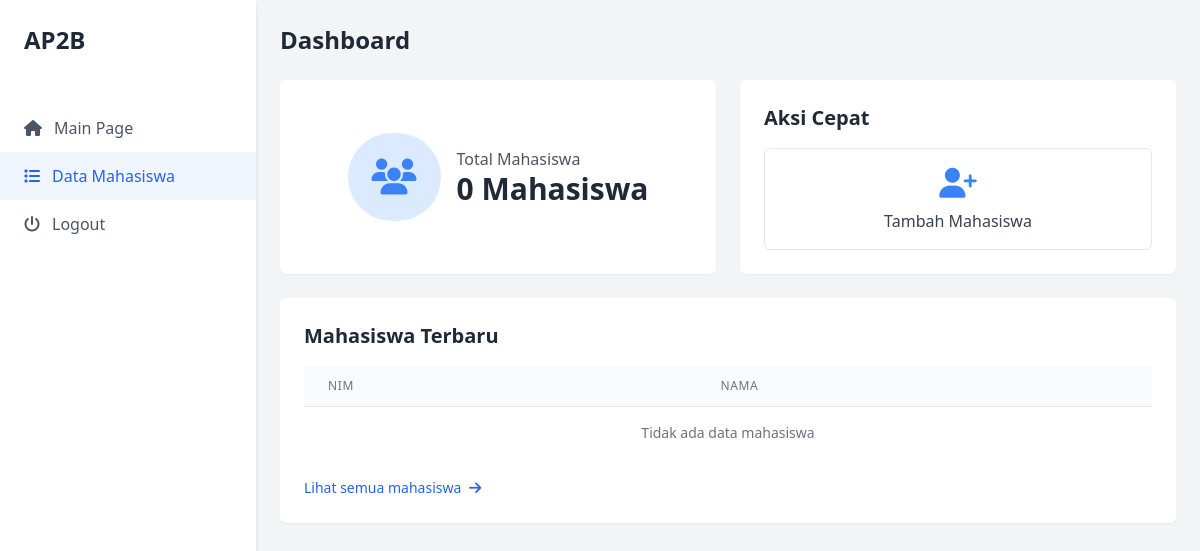
/dashboard (signed in), run on an earlier commit of the app's database.
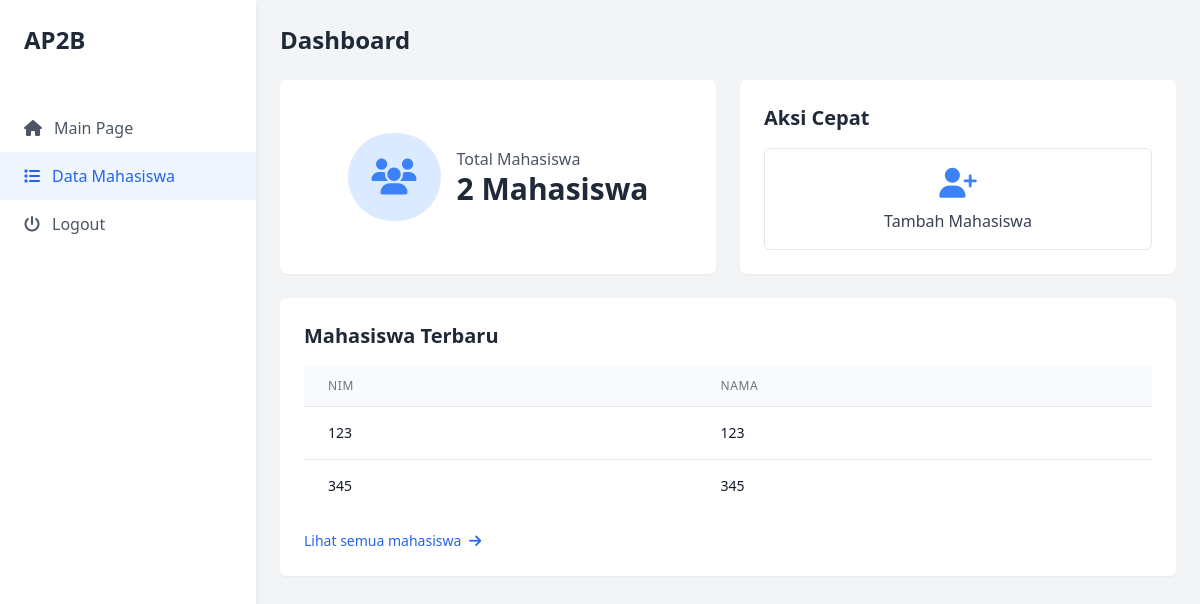
And on a later commit of the database.
### tables this page shows
CREATE TABLE mahasiswa (
    id INTEGER PRIMARY KEY AUTOINCREMENT,
    nama TEXT NOT NULL,
    nim TEXT UNIQUE NOT NULL
);

### app.py (the view)
@login_required
def view_dashboard():
    total_mahasiswa = models.count_mahasiswa()
    mahasiswa_data = models.get_all_mahasiswa()
    return render_template('dashboard.html',
                           user=session['username'],
                           total_mahasiswa=total_mahasiswa,
                           mahasiswa_list=mahasiswa_data)

### app.py (called while the page is built)
def login_required(f):
    @wraps(f)
    def decorated_function(*args, **kwargs):
        if 'user_id' not in session:
            flash("Please log in to access this page.", "warning")
            return redirect(url_for('login'))
        return f(*args, **kwargs)
    return decorated_function

@app.before_request
def before_request_func():
    g.year = datetime.date.today().year

### models.py (called while the page is built)
def get_db_connection():
    conn = sqlite3.connect(DATABASE_URL)
    conn.row_factory = sqlite3.Row
    return conn

def get_all_mahasiswa():
    conn = get_db_connection()
    mahasiswa_list = conn.execute('SELECT * FROM mahasiswa ORDER BY nama').fetchall()
    conn.close()
    return mahasiswa_list

def count_mahasiswa():
    conn = get_db_connection()
    count = conn.execute('SELECT COUNT(id) FROM mahasiswa').fetchone()[0]
    conn.close()
    return count

### templates/dashboard.html (shortened to what this page needs)
<!DOCTYPE html>
<html lang="id">
<head>
    <script src="https://cdn.tailwindcss.com"></script>
    <link rel="stylesheet" href="https://cdnjs.cloudflare.com/ajax/libs/font-awesome/6.4.0/css/all.min.css">
    <link rel="stylesheet" href="https://cdnjs.cloudflare.com/ajax/libs/sweetalert2/11.7.12/sweetalert2.min.css">
</head>
<body class="bg-gray-100 min-h-screen">
    <div class="flex h-screen">
        <aside class="w-64 bg-white shadow-md">
            <div class="p-6">
                <h1 class="text-2xl font-bold text-gray-800">AP2B</h1>
            </div>
            <nav class="mt-6">
                <ul>
                    <li class="px-6 py-3">
                        <a href="{{ url_for('dashboard') }}" class="flex items-center text-gray-600 hover:text-blue-500">
                            <i class="fas fa-home mr-3"></i>
                            <span>Main Page</span>
                        </a>
                    </li>
                    <li class="px-6 py-3 bg-blue-50">
                        <a href="{{ url_for('mahasiswa_index') }}" class="flex items-center text-blue-600 font-medium">
                            <i class="fas fa-list mr-3"></i>
                            <span>Data Mahasiswa</span>
                        </a>
                    </li>
                    <li class="btn-logout px-6 py-3">
                        <a href="{{ url_for('logout') }}" class="flex items-center text-gray-600 hover:text-red-500">
                            <i class="fa-solid fa-power-off mr-3"></i>
                            <span>Logout</span>
                        </a>
                    </li>
                </ul>
            </nav>
        </aside>
        <main class="flex-1 overflow-x-hidden overflow-y-auto">
            <div class="p-6">
                <h1 class="text-2xl font-semibold text-gray-800 mb-6">Dashboard</h1>
                <div class="grid grid-cols-1 md:grid-cols-2 gap-6 mb-6">
                    <div class="bg-white rounded-md shadow-sm flex items-center justify-center">
                        <div class="flex items-center">
                            <div class="p-6 rounded-full bg-blue-100 text-blue-500">
                                <i class="fas fa-users text-4xl"></i>
                            </div>
                            <div class="ml-4">
                                <h2 class="text-gray-600 text-md">Total Mahasiswa</h2>
                                <p class="text-3xl font-bold text-gray-800">{{ total_mahasiswa }} Mahasiswa</p>
                            </div>
                        </div>
                    </div>
                    <div>
                        <div class="bg-white rounded-md shadow-sm p-6">
                            <h2 class="text-xl font-semibold text-gray-800 mb-4">Aksi Cepat</h2>
                            <div class="grid grid-cols-1 gap-4">
                                <a href="{{ url_for('mahasiswa_index') }}" class="flex flex-col items-center justify-center p-4 border border-gray-200 rounded-md hover:bg-blue-50 hover:border-blue-300 transition-colors">
                                    <i class="fas fa-user-plus text-3xl text-blue-500 mb-2"></i>
                                    <span class="text-gray-700">Tambah Mahasiswa</span>
                                </a>
                            </div>
                        </div>
                    </div>
                </div>
                <div class="grid grid-cols-1 gap-6">
                    <div class="bg-white rounded-md shadow-sm p-6">
                        <h2 class="text-xl font-semibold text-gray-800 mb-4">Mahasiswa Terbaru</h2>
                        <div class="overflow-x-auto">
                            <table class="min-w-full divide-y divide-gray-200">
                                <thead class="bg-gray-50">
                                    <tr>
                                        <th scope="col" class="px-6 py-3 text-left text-xs font-medium text-gray-500 uppercase tracking-wider">
                                            NIM
                                        </th>
                                        <th scope="col" class="px-6 py-3 text-left text-xs font-medium text-gray-500 uppercase tracking-wider">
                                            Nama
                                        </th>
                                    </tr>
                                </thead>
                                <tbody class="bg-white divide-y divide-gray-200">
                                    {% for mahasiswa in mahasiswa_list %}
                                    <tr>
                                        <td class="px-6 py-4 whitespace-nowrap text-sm text-gray-900">{{ mahasiswa.nim }}</td>
                                        <td class="px-6 py-4 whitespace-nowrap text-sm text-gray-900">{{ mahasiswa.nama }}</td>
                                    </tr>
                                    {% else %}
                                    <tr>
                                        <td colspan="3" class="px-6 py-4 text-center text-sm text-gray-500">Tidak ada data mahasiswa</td>
                                    </tr>
                                    {% endfor %}
                                </tbody>
                            </table>
                        </div>
                        <div class="mt-4">
                            <a href="{{ url_for('mahasiswa_index') }}" class="text-blue-600 hover:text-blue-800 text-sm font-medium">
                                Lihat semua mahasiswa <i class="fas fa-arrow-right ml-1"></i>
                            </a>
                        </div>
                    </div>
                </div>
            </div>
        </main>
    </div>
</body>
</html>

What changed in the data, as far as the page shows it:
added mahasiswa: nim "123", nama "123"
added mahasiswa: nim "345", nama "345"
Also different on the page:
{{ total_mahasiswa }}: "0" → "2"
text no longer shown: "Tidak ada data mahasiswa"
